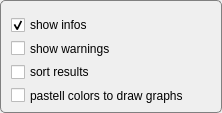
      <widget class="QGroupBox" name="gb_remaining_set">
       <property name="font">
        <font>
         <pointsize>9</pointsize>
         <weight>75</weight>
         <bold>true</bold>
        </font>
       </property>
       <property name="styleSheet">
        <string notr="true">    QGroupBox  {
        background-color: qlineargradient(x1: 0, y1: 0, x2: 0, y2: 1,
                                          stop: 0 #E0E0E0, stop: 1 #FFFFFF);
        border: 1px solid gray;
        border-radius: 5px;
        margin-top: 3ex; /* leave space at the top for the title */
    }
     
    QGroupBox::title  {
        subcontrol-origin: margin;
		left: 12px;
        subcontrol-position: top left; /* position at the top center */
        padding: 1px;       
    }
</string>
       </property>
       <property name="title">
        <string/>
       </property>
       <widget class="QWidget" name="gridLayoutWidget">
        <property name="geometry">
         <rect>
          <x>2</x>
          <y>16</y>
          <width>211</width>
          <height>88</height>
         </rect>
        </property>
        <layout class="QGridLayout" name="gridLayout_5">
         <property name="leftMargin">
          <number>9</number>
         </property>
         <item row="1" column="0">
          <widget class="QCheckBox" name="chb_show_warnings">
           <property name="toolTip">
            <string>&lt;html&gt;&lt;head/&gt;&lt;body&gt;&lt;p&gt;&lt;span style=&quot; font-weight:600;&quot;&gt;show warnings&lt;/span&gt;&lt;/p&gt;&lt;p&gt;...dis-/ enable popup warnings&lt;/p&gt;&lt;/body&gt;&lt;/html&gt;</string>
           </property>
           <property name="text">
            <string>show warnings</string>
           </property>
          </widget>
         </item>
         <item row="0" column="0">
          <widget class="QCheckBox" name="chb_show_infos">
           <property name="toolTip">
            <string>&lt;html&gt;&lt;head/&gt;&lt;body&gt;&lt;p&gt;&lt;span style=&quot; font-weight:600;&quot;&gt;show infos&lt;/span&gt;&lt;/p&gt;&lt;p&gt;...display status information to the bottom of the toolbox&lt;/p&gt;&lt;/body&gt;&lt;/html&gt;</string>
           </property>
           <property name="text">
            <string>show infos</string>
           </property>
           <property name="checked">
            <bool>true</bool>
           </property>
          </widget>
         </item>
         <item row="3" column="0">
          <widget class="QCheckBox" name="cb_color_scheme">
           <property name="toolTip">
            <string>&lt;html&gt;&lt;head/&gt;&lt;body&gt;&lt;p&gt;&lt;span style=&quot; font-weight:600;&quot;&gt;pastell colors to draw graphs&lt;/span&gt;&lt;/p&gt;&lt;p&gt;...change color scheme for drawings&lt;/p&gt;&lt;/body&gt;&lt;/html&gt;</string>
           </property>
           <property name="text">
            <string>pastell colors to draw graphs</string>
           </property>
          </widget>
         </item>
         <item row="2" column="0">
          <widget class="QCheckBox" name="chb_sort_results">
           <property name="toolTip">
            <string>&lt;html&gt;&lt;head/&gt;&lt;body&gt;&lt;p&gt;&lt;span style=&quot; font-weight:600;&quot;&gt;sort results&lt;/span&gt;&lt;/p&gt;&lt;p&gt;...sort resultlist by declining energy&lt;/p&gt;&lt;/body&gt;&lt;/html&gt;</string>
           </property>
           <property name="text">
            <string>sort results</string>
           </property>
          </widget>
         </item>
        </layout>
       </widget>
      </widget>
